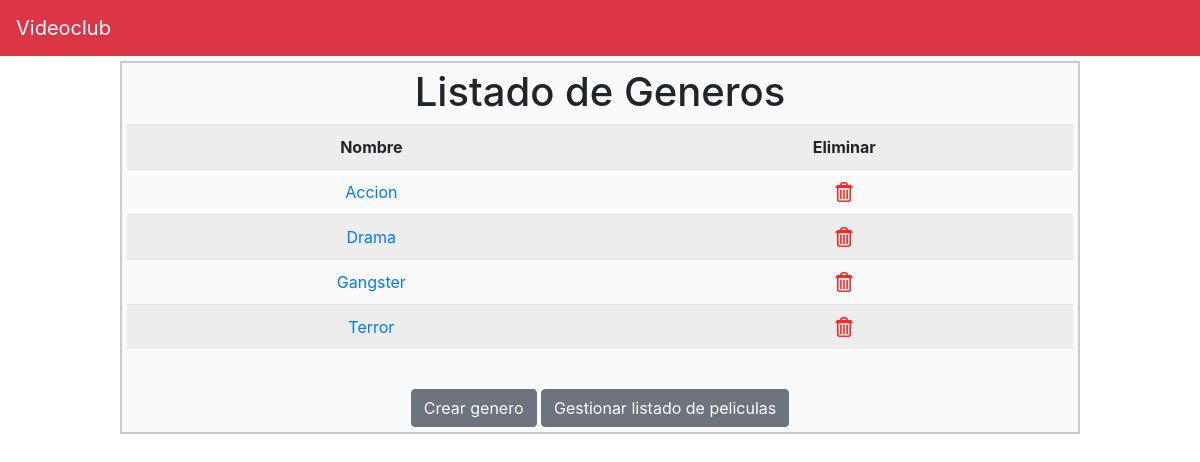
The page /generoListado.php on the database its author committed.
### tables this page shows
CREATE TABLE IF NOT EXISTS `genero` (
  `id` int(3) NOT NULL AUTO_INCREMENT,
  `genero` varchar(25) NOT NULL,
  PRIMARY KEY (`id`)
);

### generoListado.php (the view, shortened to what this page needs)
<?php
$pdo = conectarBD();
$sql = "SELECT * FROM genero";
$select = $pdo->prepare($sql);
$select->execute([]);
$rs = $select->fetchAll();
?>
    <html>
<head>
    <?php require "partials/css.php"; ?>
</head>
<?php require "partials/navbar.php"; ?>
<div id="body">
    <h1>Listado de Generos</h1>
    <table class="table table-striped table-hover">
        <tr>
            <th>Nombre</th>
            <th>Eliminar</th>
        </tr>
        <?php
        foreach ($rs as $fila) { ?>
            <tr>
                <td><a href="generoFicha.php?id=<?= $fila["id"] ?>"> <?= $fila["genero"] ?> </a></td>
                <td><a href="generoEliminar.php?id=<?= $fila["id"] ?>"><img src="assets/img/delete.png" width="20" height="20"></a></td>
            </tr>
        <?php } ?>
    </table>
    <br/>
    <a href="generoFicha.php?id=-1" class="btn btn-secondary">Crear genero</a>
    <a href="peliculaListado.php" class="btn btn-secondary">Gestionar listado de peliculas</a>
</div>
</body>
    </html><?php

### assets/css.css (style rules this page uses)
#body { background-color: #fafafa; padding: 5px; border: 2px solid #ccc; text-align: center; margin-top: 5px; margin-left: 10%; margin-right: 10%; }
table { text-align: center; }

### rows shown on the page
genero: genero "Accion"
genero: genero "Drama"
genero: genero "Gangster"
genero: genero "Terror"
